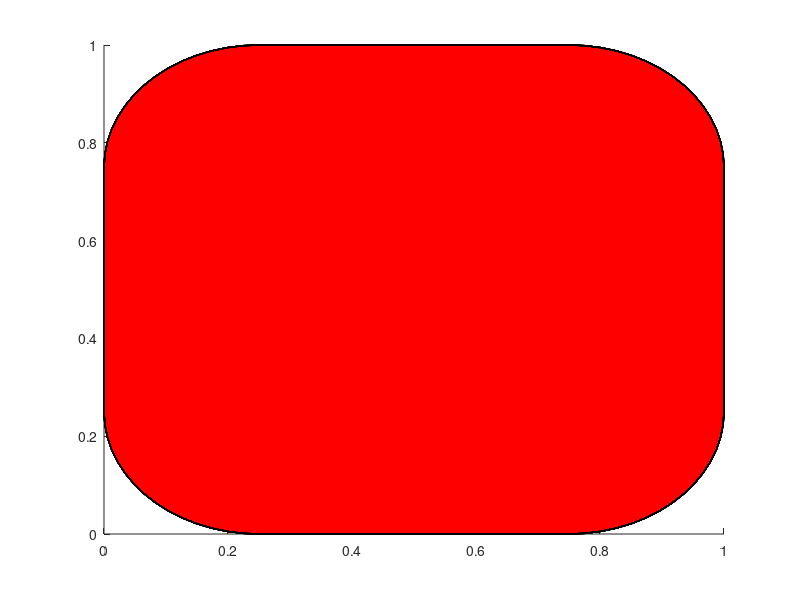

The MATLAB script that drew this image: (Note: this script raises an error after producing the figure.)
function [] = rlmain()

dbstop if error; % debugger break on error

global RUN_MAIN_LOOP; % the main loop runs as long as this is set to true
RUN_MAIN_LOOP = true; % set to false to stop simulation
global KB; % global ASCII keyboard input map
KB = zeros(intmax('uint8'), 1);

cleanup_figures   = onCleanup(@() eval('close all'));
cleanup_functions = onCleanup(@() eval('clear functions'));

% This figure will be updated on every frame to
% draw the current game state
h = figure(1);
set(h, 'DeleteFcn', @helper_StopLoopFcn);
set(h, 'KeyPressFcn',@helper_keyDownListener);
set(h, 'KeyReleaseFcn', @helper_keyUpListener);
clf;

gamestate.h = h; % Save figure handle
gamestate.width = 50;
gamestate.height = 50;
gamestate = gameInit(gamestate); % this struct represents the game state

% Make the figure a bit nicer
xlim([0 gamestate.width ]);
ylim([0 gamestate.height]);
axis equal;
axis([0 gamestate.width 0 gamestate.height]);
grid on;
set(gca,'YTick',[]);
set(gca,'XTick',[]);
box on;

dt_sec = 0.1;

dataHist = []; % save every state and every action for later training

nn = nnInit(); % initialize neural network

AI_ENABLED = true; % if this is true: let the AI play, otherwise: play yourself
% and generate training data

while RUN_MAIN_LOOP == true

    [inputLayer, outputLayer] = nnRun(gamestate);
    
    outputNN = nnInput(nn, inputLayer);
    if AI_ENABLED
        INPUT = KB*0;
        if outputNN(1) > outputNN(2) && outputNN(1) > outputNN(3)
            INPUT('d') = 1;
        end
        if outputNN(2) > outputNN(1) && outputNN(2) > outputNN(3)
            INPUT('a') = 1;
        end
    else
        INPUT = KB;
    end
    
    gamestate = gameUpdate(gamestate, dt_sec, INPUT);

    gameDraw(gamestate);
    pause(dt_sec);

    fprintf('Input layer: ');
    fprintf('%.1f ', inputLayer);
    fprintf('Output layer: ');
    fprintf('%.1f ', outputLayer);
    fprintf('\n');
    dataHist = [dataHist; inputLayer, outputLayer']; %#ok<AGROW>
end

if AI_ENABLED == false
    filename = sprintf('data_%s.csv', datestr(now, 'yyyy_mm_dd_HH_MM'));
    csvwrite(filename, dataHist);
end

end

function [gamestate] = gameUpdate(gamestate, dt_sec, KB)

gamestate.gameTime = gamestate.gameTime + dt_sec;

% Player speed based on keyboard input: d move right, a move left
gamestate.player_input = [KB('d'); KB('a')];
vel = 10*[gamestate.player_input(1) - gamestate.player_input(2); 0];
gamestate.entities{gamestate.player_index}.vel = vel;

% Physics update
for i=1:length(gamestate.entities)
    [pos] = entGetPos(gamestate, i);
    pos = pos + gamestate.entities{i}.vel*dt_sec;
    [gamestate] = entSetPos(gamestate, i, pos(1), pos(2));

    if (strcmp(gamestate.entities{i}.class, 'obstacle') > 0)
        if pos(2) < 0
            gamestate.scoreNegative = gamestate.scoreNegative + 1;
            [gamestate] = entSetPos(gamestate, i, pos(1), 40); % FIXME hardcoded number
            gamestate.entities{i}.h.Visible = false;
            gamestate.entities{i}.vel(2) = 0;
            fprintf('Miss! (%i)\n', gamestate.scoreNegative);
        end
        area = rectint(gamestate.entities{i}.h.Position, ...
                       gamestate.entities{gamestate.player_index}.h.Position);
        if area ~= 0
            gamestate.scorePositive = gamestate.scorePositive + 1;
            [gamestate] = entSetPos(gamestate, i, pos(1), 40); % FIXME hardcoded number
            gamestate.entities{i}.h.Visible = false;
            gamestate.entities{i}.vel(2) = 0;
            fprintf('Hit! (%i)\n', gamestate.scorePositive);
        end
    end
end

% Make sure the player cannot leave the arena:
[pos] = entGetPos(gamestate, gamestate.player_index);
if pos(1) > gamestate.width
    pos(1) = gamestate.width;
end
if pos(1) < 0
    pos(1) = 0;
end
entSetPos(gamestate, gamestate.player_index, pos(1), pos(2));

% Think
if gamestate.gameTime > gamestate.nextThinkTime
    lane = floor(1 + rand()*gamestate.max_obstacles);
    assert(lane >= 1 && lane <= gamestate.max_obstacles);

    if gamestate.entities{lane}.h.Visible == false
        gamestate.entities{lane}.h.Visible = true;
        gamestate.entities{lane}.vel(2) = -10;
    end

    gamestate.nextThinkTime = gamestate.gameTime + 1 + rand()*1;
end

end

function [] = gameDraw(gamestate)

drawnow limitrate nocallbacks;

end

function [gamestate] = gameInit(gamestate)

max_obstacles = 8;
ent_count = 1 + max_obstacles;
gamestate.entities = cell(ent_count, 1);
gamestate.scoreNegative = 0;
gamestate.scorePositive = 0;
gamestate.player_input = [0; 0];

for i=1:length(gamestate.entities)
    gamestate.entities{i}.h = rectangle('Position', [0 0 1 1], 'Curvature',[0.5 0.5], 'FaceColor', '#FF0000', 'EdgeColor', 'k', 'LineWidth', 1);
    gamestate.entities{i}.vel = [0; 0];
end

gamestate.player_index = max_obstacles + 1;
gamestate.max_obstacles = max_obstacles;

for i=1:max_obstacles
    [gamestate] = entSetPos(gamestate, i, i*5, 40, 4, 1);
    gamestate.entities{i}.h.Visible = false;
    gamestate.entities{i}.class = 'obstacle';
end

gamestate = entSetPos(gamestate, gamestate.player_index, 20, 5, 5, 1);
gamestate.entities{gamestate.player_index}.class = 'player';
gamestate.entities{gamestate.player_index}.h.FaceColor = '#0000FF';

gamestate.gameTime = 0;
gamestate.nextThinkTime = 1 + rand()*3;

end

function [gamestate] = entSetPos(gamestate, entity_index, pos_x, pos_y, w, h)
gamestate.entities{entity_index}.h.Position(1) = pos_x;
gamestate.entities{entity_index}.h.Position(2) = pos_y;
if nargin > 4
    gamestate.entities{entity_index}.h.Position(3) = w;
    gamestate.entities{entity_index}.h.Position(4) = h;
end
end

function [pos] = entGetPos(gamestate, entity_index)
pos = gamestate.entities{entity_index}.h.Position(1:2)';
end

% Helper functions for keyboard input etc.
% ========================================

function helper_StopLoopFcn(~, ~) % (hObject, event)
% Figure closed event handler function.
global RUN_MAIN_LOOP
RUN_MAIN_LOOP = false;
end

function helper_keyDownListener(~,event)
updateKeys(event, 1);
end

function helper_keyUpListener(~,event)
updateKeys(event, 0);
end

function updateKeys(event, keydown)
global RUN_MAIN_LOOP;
global KB; % global ASCII keyboard input map
if strcmp(event.Key, 'escape') > 0
    RUN_MAIN_LOOP = false;
end
KB(uint8(event.Character)) = keydown;
end

% ------------------------------------------------------------

function [inputLayer, outputLayer] = nnRun(gamestate)

% For each obstacle: pos_x, pos_y, vel_y
% Player: pos_x, vel_x
inputlayers = gamestate.max_obstacles * 3 + 2;

inputLayer = zeros(size(inputlayers, 1), 1);
j = 1;
for i=1:gamestate.max_obstacles
    [pos] = entGetPos(gamestate, i);
    vel_y = abs(gamestate.entities{i}.vel(2));
    inputLayer(j) = pos(1); j = j + 1;
    inputLayer(j) = pos(2); j = j + 1;
    inputLayer(j) = vel_y;  j = j + 1;
end

[pos] = entGetPos(gamestate, gamestate.player_index);

inputLayer(j) = pos(1); j = j + 1;
% vel_x = gamestate.entities{gamestate.player_index}.vel(1);
inputLayer(j) = 0; % vel_x;

% Expected output y
y = [0; 0; 0];
if (gamestate.player_input(1) > 0)
    y(1) = 1;
elseif (gamestate.player_input(2) > 0)
    y(2) = 1;
else
    y(3) = 1; % no action
end
outputLayer = y;

end

function [nn] = nnInit()

W0 = [ ...
 0.025 -0.028 -0.054  0.045 -0.209 -0.333  0.011  0.005 -0.167 -0.134  0.006  0.019 -0.087  0.016 -0.046 ; ...
 0.034 -0.038 -0.068  0.005  0.288 -0.107  0.018  0.016  0.515 -0.095  0.045  0.040 -0.088 -0.039  0.006 ; ...
-0.011  0.004 -0.005  0.016 -0.032  0.176 -0.011  0.063 -0.003 -0.017 -0.010  0.069  0.033 -0.051  0.039 ; ...
-0.072 -0.011 -0.046  0.003 -0.171 -0.295  0.037 -0.021 -0.148 -0.112  0.015 -0.023  0.028  0.099 -0.092 ; ...
-0.074  0.145 -0.028 -0.052  0.188 -0.095  0.001  0.000  0.530  0.080  0.053 -0.048 -0.025  0.004 -0.020 ; ...
-0.061 -0.108  0.037 -0.083 -0.183  0.045  0.002 -0.005 -0.033 -0.009  0.023 -0.028 -0.076  0.006  0.116 ; ...
-0.082 -0.005  0.029  0.007 -0.066 -0.341 -0.037  0.007 -0.229 -0.022 -0.017  0.001  0.055 -0.033  0.072 ; ...
 0.078  0.021  0.061 -0.031  0.182  0.022 -0.070 -0.076  0.385 -0.114  0.028 -0.031  0.070  0.033 -0.052 ; ...
-0.028  0.057 -0.129  0.009 -0.095  0.104 -0.007  0.038 -0.086  0.011  0.042  0.049 -0.043 -0.073  0.033 ; ...
 0.031 -0.049  0.051 -0.015 -0.156 -0.363  0.001 -0.035 -0.117  0.079 -0.007  0.007  0.008  0.028  0.019 ; ...
 0.029 -0.019 -0.014 -0.007  0.060  0.123  0.016 -0.018  0.260 -0.036 -0.083 -0.038 -0.018 -0.004 -0.024 ; ...
 0.053  0.008 -0.009 -0.030 -0.041  0.045  0.095  0.062  0.022 -0.020  0.023 -0.076  0.013 -0.086  0.020 ; ...
-0.039 -0.048  0.068  0.002 -0.187 -0.277  0.075 -0.013 -0.171 -0.007 -0.025 -0.079 -0.007 -0.011  0.027 ; ...
-0.092  0.002 -0.060  0.030 -0.494  0.317 -0.105  0.030 -0.271  0.008 -0.069  0.037 -0.020  0.085 -0.085 ; ...
 0.010 -0.012 -0.066  0.003 -0.130  0.154 -0.080  0.005 -0.102 -0.049  0.009  0.020 -0.075 -0.078  0.010 ; ...
-0.011  0.002  0.068  0.055 -0.066 -0.308 -0.010 -0.099 -0.171  0.050 -0.042 -0.006 -0.011 -0.067  0.013 ; ...
 0.041 -0.020 -0.077 -0.095 -0.320  0.595 -0.076 -0.038 -0.273 -0.022 -0.012 -0.013 -0.019 -0.071 -0.042 ; ...
 0.034 -0.071 -0.071  0.037 -0.030 -0.002 -0.034 -0.013 -0.024  0.006 -0.025 -0.004 -0.054 -0.012  0.024 ; ...
 0.007 -0.045 -0.043 -0.050 -0.186 -0.274 -0.090 -0.047 -0.167 -0.060 -0.040  0.006  0.024  0.032 -0.024 ; ...
-0.013 -0.012 -0.064 -0.065 -0.082  0.213 -0.061 -0.043 -0.169 -0.007  0.014 -0.009 -0.031 -0.058 -0.052 ; ...
-0.005 -0.072 -0.015  0.080  0.034 -1.206 -0.030 -0.097  0.090  0.055 -0.075  0.012  0.002  0.117  0.116 ; ...
-0.027 -0.030 -0.043 -0.011 -0.060 -0.286  0.060 -0.058 -0.187 -0.032 -0.007 -0.040 -0.041 -0.029 -0.076 ; ...
-0.090 -0.038  0.086 -0.070  0.170  0.114 -0.040 -0.085 -0.073 -0.099 -0.007  0.030  0.018 -0.125 -0.047 ; ...
 0.020 -0.056 -0.035 -0.037  0.216 -1.823  0.029  0.015  0.197  0.027  0.000  0.052  0.022 -0.020  0.068 ; ...
-0.007  0.041 -0.014 -0.088  0.828  0.534 -0.011  0.009  0.018  0.072 -0.074 -0.040 -0.057  0.003 -0.090 ; ...
-0.009  0.049  0.067 -0.043 -0.039 -0.065  0.028  0.064 -0.064  0.018  0.008  0.038 -0.030  0.003 -0.005  ];
b0 = [  0.000 -0.007 -0.010  0.000 -0.139 -0.317  0.000  0.000 -0.176  0.000  0.000  0.000 -0.011  0.000  0.000  ];
W1 = [ ...
-0.015 -0.104 -0.060 ; ...
-0.046  0.018 -0.061 ; ...
 0.031 -0.001 -0.027 ; ...
 0.033  0.043  0.023 ; ...
-0.461  0.260  0.244 ; ...
-0.496  0.363 -0.224 ; ...
-0.009  0.007  0.045 ; ...
-0.061 -0.004 -0.072 ; ...
 0.379 -0.326 -0.159 ; ...
-0.008  0.043 -0.001 ; ...
-0.066 -0.015 -0.018 ; ...
 0.094 -0.032 -0.031 ; ...
 0.066 -0.008  0.053 ; ...
-0.008  0.129 -0.020 ; ...
 0.045 -0.052  0.049  ];
b1 = [ -1.597 -0.753  0.098  ];

nn.W0 = W0';
nn.b0 = b0';
nn.f0 = @relu;
nn.f0_derivative = @relu_derivative;
nn.W1 = W1';
nn.b1 = b1';
nn.f1 = @relu;
nn.f1_derivative = @sigmoid_derivative;

end

function [outputNN] = nnInput(nn, inputLayer)

z0 = nn.W0*inputLayer + nn.b0;
a1 = nn.f0(z0);
z1 = nn.W1*a1 + nn.b1;
outputNN = nn.f1(z1);

end

function [y] = sigmoid(x)

y = ( 1 + exp(-x) ).^(-1);

end

function [y] = sigmoid_derivative(x)

t = sigmoid(x);
y = t.*(1-t);

end

function [y] = relu(x)

leak = 0.0;
y = max(x*leak, x);

end

function [y] = relu_derivative(x)

y = x;
leak = 0.0;
y(y >= 0) = 1;
y(y < 0) = leak;

end

function [nn] = nnTrain(nn)

alpha = 0.1;

% Save neural net
% W0 = nn.W0;
% W1 = nn.W1;
% save('nnsave.mat','w_1','w_2');

% Backpropagation:
% Now we have the cost function C.
% what we want to do is to change the weights and biases
% with the highest influence on the cost function C.
% the highest influence of w and b on C is given by the
% derivatives dC_dw and dC_db.
% if we can calculate dC_dw and dC_db we can update all the
% weights and biases.

% backpropagation is basically a clever way to calculate
% dC_dw/dC_db with the chain rule from the end to the front.

epochs = 10;
for i=1:epochs
    % Layer 2
    betaW1 = (a2 - y).*nn.f1_derivative(z2);
    dC_dw_1 = betaW1*a1';
    dC_db_1 = betaW1;

    % Layer 1
    betaW0 = nn.W1'*betaW1.*nn.f0_derivative(z1);
    dC_dw_0 = betaW0*a0';
    dC_db_0 = betaW0;

    % Update W and B
    nn.W1 = nn.W1 - alpha*dC_dw_1;
    nn.W0 = nn.W0 - alpha*dC_dw_1;
    nn.b1 = nn.b1 - alpha*dC_db_1;
    nn.b0 = nn.b0 - alpha*dC_db_0;

end

end